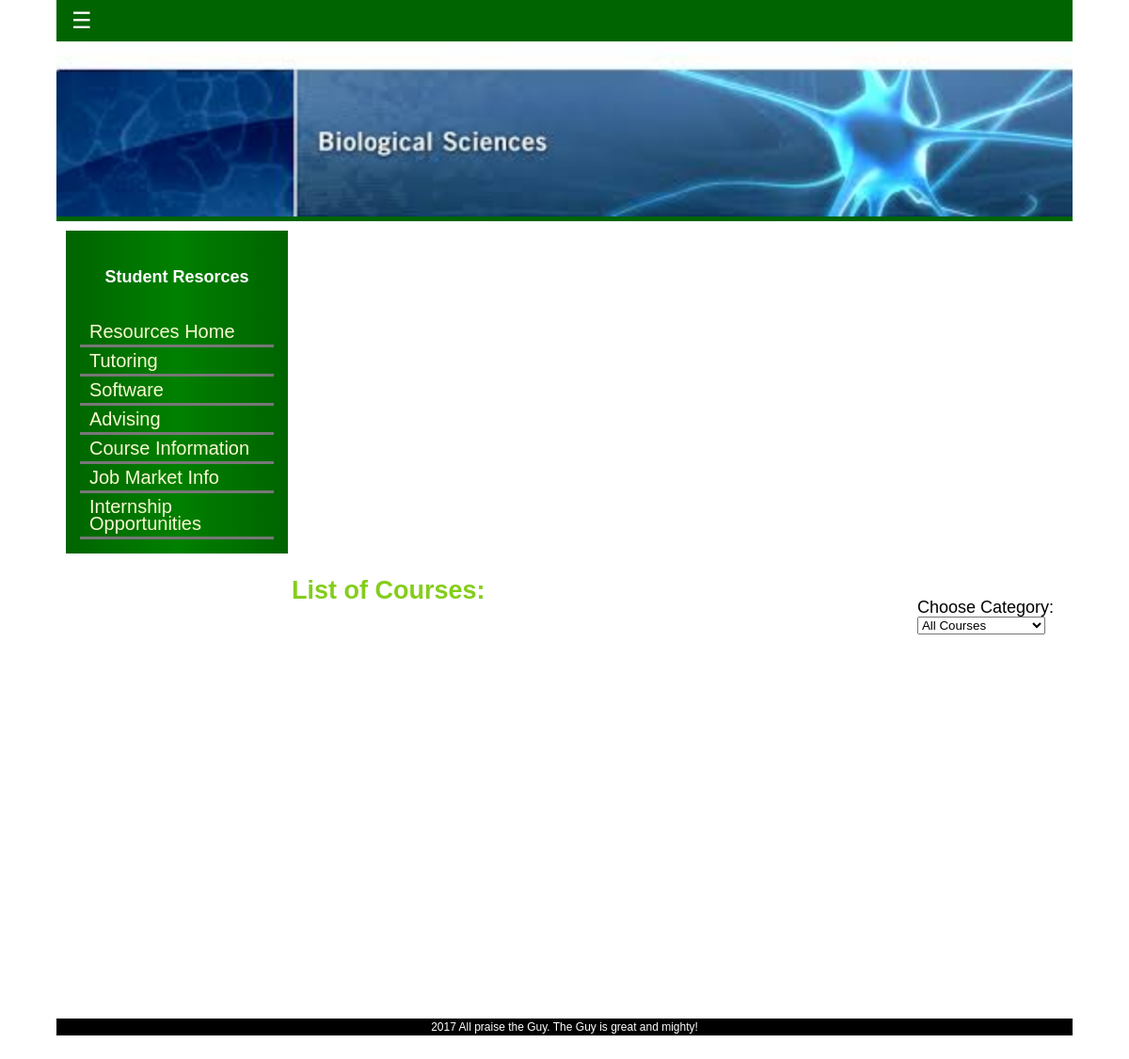
Before: /stuRes/course.php with the older database file.
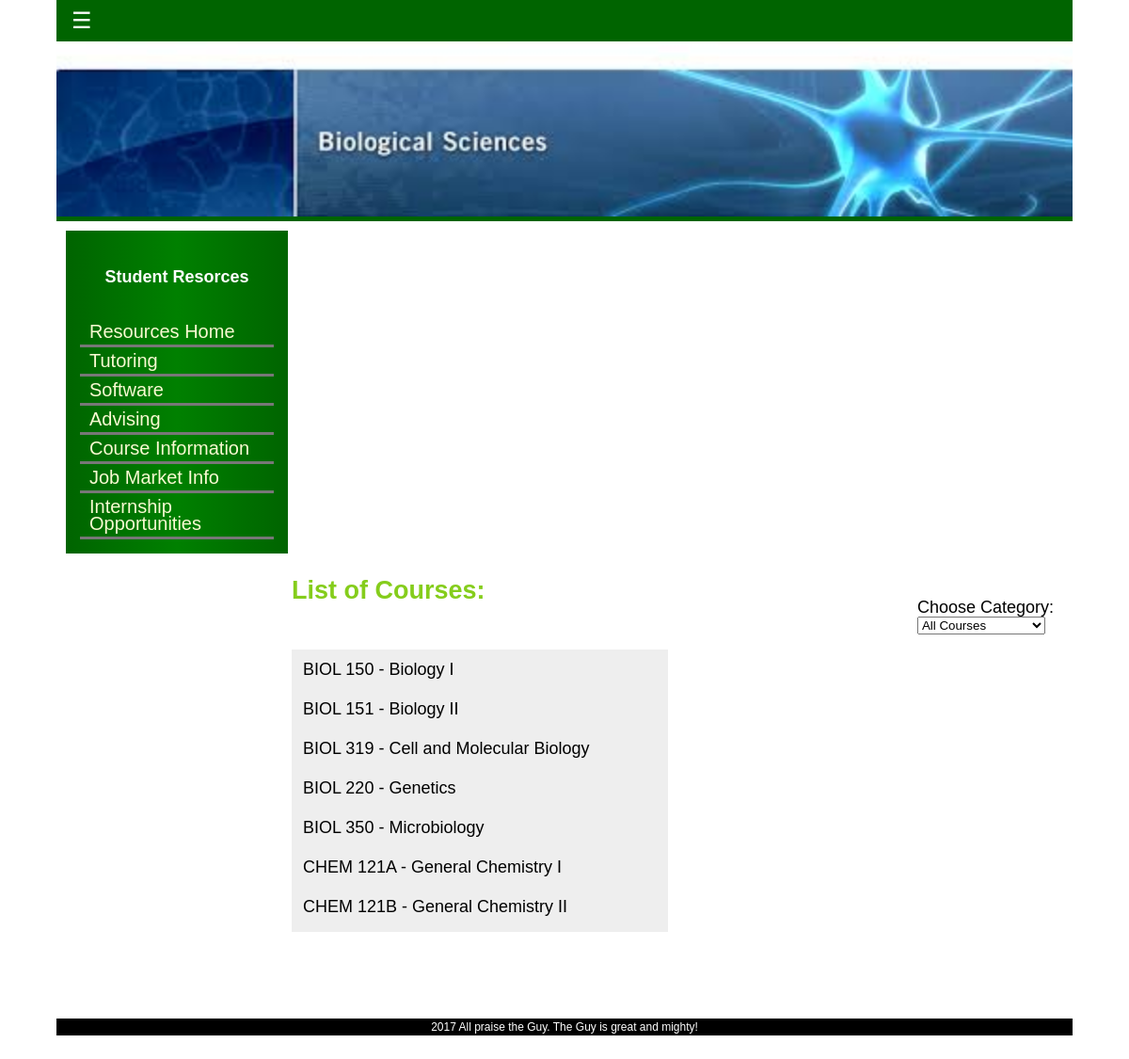
After: the same page with the newer database file.
### tables this page shows
CREATE TABLE `course` (
  `Dep_Id` int(11) DEFAULT NULL,
  `Num` varchar(128) NOT NULL,
  `Name` varchar(128) NOT NULL,
  `Description` text NOT NULL,
  `Credits` int(11) DEFAULT NULL,
  `Attr` text,
  `Professor` text
);

CREATE TABLE `departments` (
  `Dep_Id` int(11) NOT NULL,
  `Department` varchar(6) NOT NULL
);

### php/inc.dbcon.php (the view, shortened to what this page needs)
<?php
$sevad = "127.0.0.1:3306";
$user = "root";
$pass = "";
try{
    $conn = new PDO("mysql:host=$sevad;dbname=teambugsphase4", $user, $pass);
    $conn->setAttribute(PDO::ATTR_ERRMODE, PDO::ERRMODE_EXCEPTION);
}
catch(PDOException $e){
}
function printAllClasses(){
    global $conn;
    $result = $conn->query("SELECT departments.Department, course.Name, course.Num FROM course INNER JOIN departments ON course.Dep_Id=departments.Dep_Id");
    while($row = $result->fetch()){
        echo '<a href="course.php?class=' . $row['Name'] . '">' . $row['Department'] . ' ' . $row['Num'] . ' - ' . $row['Name'] . '</a>' ;
    }
}
?>

### php/inc.header.php (shortened to what this page needs)
<!DOCTYPE html>
<html lang="en">
  <head>
        <link href="<?php echo $css_path; ?>" rel="stylesheet">
    </head>
<body>
    <header>
<div id="main">
<div class="theme col-10 no_desktop">
  <button id="openNav" class="button theme xlarge" onclick="w3_open()">&#9776;</button>
    <div id="site_title" >
            <img class="tablet_only" src="/phase4/images/headers/header2.jpg" alt="biological Sciences">
    </div>
</div>
        </div>
</header>
    <main id="<?php echo $main_id; ?>">

### stuRes/course.php (shortened to what this page needs)
<?php
    $css_path = "../../Phase4/css/styleJ.css";
    $main_id = "course";
    include('../php/inc.header.php');
    include('../php/inc.dbcon.php');
?>
<body>
<div id="stres_info">
    <div id="sidebar">
    </div>
    <div id="center">
        <h2>List of Courses:</h2>
        <div class='tool'>
            <form>
                <p>Choose Category:</p>
                    <select onchange="location = this.value;">
                    <option value="course.php" <?php if(!isset($_GET['subj']) || ($_GET['subj'] == "")){ echo 'selected';} else { echo ''; }?> >All Courses</option>
                </select>
            </form>
        </div>
        <br><br><br>
        <div class="vertical-menu">
            <?php
                if(isset($_GET['subj'])){
                    printCourseClasses($_GET['subj']);
                }
                else{
                    printAllClasses();
                }
            ?>
        </div>
    <br><br><br><br>
    </div>
</div>
</body>
<?php
    $copyright_year = "2017";
    $copyright_text = "All praise the Guy.  The Guy is great and mighty!";
    include('../php/inc.footer.php');
?>

### php/inc.footer.php (shortened to what this page needs)
</main>
        <footer id="footer">
            <?php echo "$copyright_year $copyright_text";?>
</html>

### css/styleJ.css (style rules this page uses)
.col-10 { width: 100%; }
[class*="col-"] { float: left; }
body { margin: 0 5%; padding: 0; line-height: 1.5em; font-family: Tahoma, Geneva, sans-serif; font-size: 12px; color: #fff; background: url("../images/back2.png"); }
#stres_info { clear: both; }
#center { float: right; width: 75%; background: white; color: black; margin-top: 10px; margin-right: 10px; margin-bottom: 10px; font-size: 18px; padding-top: 10px; padding-right: 10px; padding-bottom: 10px; padding-left: 5px; }
#center h2 { color: #85CD1C; }
h1,h2 { margin: 0; padding: 0; }
p { margin: 0px; padding: 0px; }
img { margin: 0px; padding: 0px; border: none; }
#sidebar { float: left; width: 20%; background-image: linear-gradient( to right, darkgreen, green, darkgreen ); margin-top: 10px; margin-left: 10px; margin-bottom: 10px; padding: 10px; color: white; }
#footer { clear: both; width: 100%; margin: 25px auto; text-align: center; background: black; color: white; }
.tool { float: right; }
.vertical-menu { width: 400px; height: 300px; overflow-y: auto; }
.vertical-menu a { background-color: #eee; color: black; display: block; padding: 12px; text-decoration: none; }
.button { border:none;display:inline-block;outline:0;padding:8px 16px;vertical-align:middle;overflow:hidden;text-decoration:none;color:inherit;background-color:inherit;text-align:center;cursor:pointer;white-space:nowrap }
.theme { color:#fff!important;background-color:darkgreen!important }
.xlarge { font-size:24px!important }
button { float: left; font-size: 20px; }
@media only screen and (min-width:768px) and (max-width: 1320px) { #site_title img { width: 100%; } }

Changed rows visible on the page:
added course: Dep_Id.Department "BIOL", Num "150", Name "Biology I"
added course: Dep_Id.Department "BIOL", Num "151", Name "Biology II"
added course: Dep_Id.Department "BIOL", Num "319", Name "Cell and Molecular Biology"
added course: Dep_Id.Department "BIOL", Num "220", Name "Genetics"
added course: Dep_Id.Department "BIOL", Num "350", Name "Microbiology"
added course: Dep_Id.Department "CHEM", Num "121A", Name "General Chemistry I"
added course: Dep_Id.Department "CHEM", Num "121B", Name "General Chemistry II"
